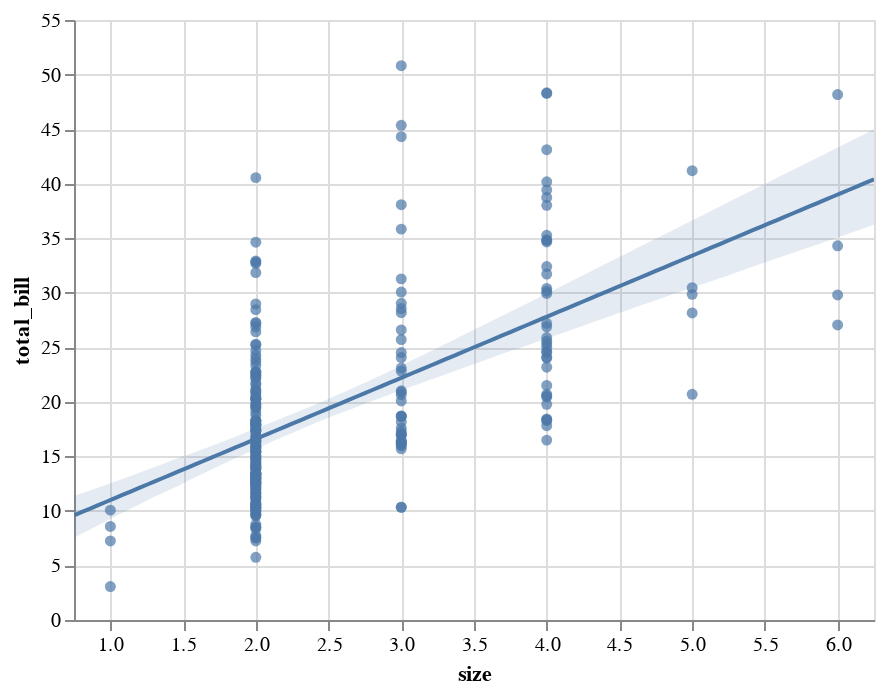

The code cell stored with this chart in its notebook:
### Code cell
display(salt.regplot(x="size", y="total_bill", data=tips))
ax = sns.regplot(x="size", y="total_bill", data=tips, x_jitter=.1)

### Figure 1 — Vega-Lite specification as saved in the notebook (floating-point values rounded to 4 significant figures; data arrays with more than 128 entries replaced by an {"elided": "..."} marker saying what was removed)
{"$schema": "https://vega.github.io/schema/vega-lite/v2.4.1.json", "config": {"view": {"height": 300, "width": 400}}, "layer": [{"data": {"values": {"elided": "244 records"}}, "encoding": {"x": {"axis": {"title": "size"}, "field": "size", "scale": {"domain": [0.75, 6.25], "nice": false}, "type": "quantitative"}, "y": {"axis": {"title": "total_bill"}, "field": "total_bill", "type": "quantitative"}}, "mark": {"clip": true, "type": "circle"}}, {"data": {"values": [{"x": 0.75, "y": 9.595}, {"x": 0.8056, "y": 9.906}, {"x": 0.8611, "y": 10.22}, {"x": 0.9167, "y": 10.53}, {"x": 0.9722, "y": 10.84}, {"x": 1.028, "y": 11.15}, {"x": 1.083, "y": 11.46}, {"x": 1.139, "y": 11.77}, {"x": 1.194, "y": 12.08}, {"x": 1.25, "y": 12.4}, {"x": 1.306, "y": 12.71}, {"x": 1.361, "y": 13.02}, {"x": 1.417, "y": 13.33}, {"x": 1.472, "y": 13.64}, {"x": 1.528, "y": 13.95}, {"x": 1.583, "y": 14.26}, {"x": 1.639, "y": 14.57}, {"x": 1.694, "y": 14.88}, {"x": 1.75, "y": 15.2}, {"x": 1.806, "y": 15.51}, {"x": 1.861, "y": 15.82}, {"x": 1.917, "y": 16.13}, {"x": 1.972, "y": 16.44}, {"x": 2.028, "y": 16.75}, {"x": 2.083, "y": 17.06}, {"x": 2.139, "y": 17.37}, {"x": 2.194, "y": 17.68}, {"x": 2.25, "y": 18.0}, {"x": 2.306, "y": 18.31}, {"x": 2.361, "y": 18.62}, {"x": 2.417, "y": 18.93}, {"x": 2.472, "y": 19.24}, {"x": 2.528, "y": 19.55}, {"x": 2.583, "y": 19.86}, {"x": 2.639, "y": 20.17}, {"x": 2.694, "y": 20.48}, {"x": 2.75, "y": 20.8}, {"x": 2.806, "y": 21.11}, {"x": 2.861, "y": 21.42}, {"x": 2.917, "y": 21.73}, {"x": 2.972, "y": 22.04}, {"x": 3.028, "y": 22.35}, {"x": 3.083, "y": 22.66}, {"x": 3.139, "y": 22.97}, {"x": 3.194, "y": 23.28}, {"x": 3.25, "y": 23.6}, {"x": 3.306, "y": 23.91}, {"x": 3.361, "y": 24.22}, {"x": 3.417, "y": 24.53}, {"x": 3.472, "y": 24.84}, {"x": 3.528, "y": 25.15}, {"x": 3.583, "y": 25.46}, {"x": 3.639, "y": 25.77}, {"x": 3.694, "y": 26.09}, {"x": 3.75, "y": 26.4}, {"x": 3.806, "y": 26.71}, {"x": 3.861, "y": 27.02}, {"x": 3.917, "y": 27.33}, {"x": 3.972, "y": 27.64}, {"x": 4.028, "y": 27.95}, {"x": 4.083, "y": 28.26}, {"x": 4.139, "y": 28.57}, {"x": 4.194, "y": 28.89}, {"x": 4.25, "y": 29.2}, {"x": 4.306, "y": 29.51}, {"x": 4.361, "y": 29.82}, {"x": 4.417, "y": 30.13}, {"x": 4.472, "y": 30.44}, {"x": 4.528, "y": 30.75}, {"x": 4.583, "y": 31.06}, {"x": 4.639, "y": 31.37}, {"x": 4.694, "y": 31.69}, {"x": 4.75, "y": 32.0}, {"x": 4.806, "y": 32.31}, {"x": 4.861, "y": 32.62}, {"x": 4.917, "y": 32.93}, {"x": 4.972, "y": 33.24}, {"x": 5.028, "y": 33.55}, {"x": 5.083, "y": 33.86}, {"x": 5.139, "y": 34.17}, {"x": 5.194, "y": 34.49}, {"x": 5.25, "y": 34.8}, {"x": 5.306, "y": 35.11}, {"x": 5.361, "y": 35.42}, {"x": 5.417, "y": 35.73}, {"x": 5.472, "y": 36.04}, {"x": 5.528, "y": 36.35}, {"x": 5.583, "y": 36.66}, {"x": 5.639, "y": 36.97}, {"x": 5.694, "y": 37.29}, {"x": 5.75, "y": 37.6}, {"x": 5.806, "y": 37.91}, {"x": 5.861, "y": 38.22}, {"x": 5.917, "y": 38.53}, {"x": 5.972, "y": 38.84}, {"x": 6.028, "y": 39.15}, {"x": 6.083, "y": 39.46}, {"x": 6.139, "y": 39.77}, {"x": 6.194, "y": 40.09}, {"x": 6.25, "y": 40.4}]}, "encoding": {"x": {"field": "x", "scale": {"domain": [0.75, 6.25], "nice": false}, "type": "quantitative"}, "y": {"field": "y", "type": "quantitative"}}, "mark": {"clip": true, "type": "line"}}, {"data": {"values": [{"x": 0.75, "y1": 7.532, "y2": 11.39}, {"x": 0.8056, "y1": 7.918, "y2": 11.62}, {"x": 0.8611, "y1": 8.302, "y2": 11.87}, {"x": 0.9167, "y1": 8.687, "y2": 12.14}, {"x": 0.9722, "y1": 9.071, "y2": 12.4}, {"x": 1.028, "y1": 9.456, "y2": 12.66}, {"x": 1.083, "y1": 9.842, "y2": 12.93}, {"x": 1.139, "y1": 10.2, "y2": 13.2}, {"x": 1.194, "y1": 10.56, "y2": 13.48}, {"x": 1.25, "y1": 10.94, "y2": 13.76}, {"x": 1.306, "y1": 11.32, "y2": 14.03}, {"x": 1.361, "y1": 11.65, "y2": 14.31}, {"x": 1.417, "y1": 11.99, "y2": 14.6}, {"x": 1.472, "y1": 12.34, "y2": 14.87}, {"x": 1.528, "y1": 12.72, "y2": 15.14}, {"x": 1.583, "y1": 13.09, "y2": 15.39}, {"x": 1.639, "y1": 13.43, "y2": 15.66}, {"x": 1.694, "y1": 13.79, "y2": 15.94}, {"x": 1.75, "y1": 14.14, "y2": 16.23}, {"x": 1.806, "y1": 14.49, "y2": 16.52}, {"x": 1.861, "y1": 14.84, "y2": 16.81}, {"x": 1.917, "y1": 15.18, "y2": 17.13}, {"x": 1.972, "y1": 15.52, "y2": 17.42}, {"x": 2.028, "y1": 15.85, "y2": 17.7}, {"x": 2.083, "y1": 16.18, "y2": 17.98}, {"x": 2.139, "y1": 16.53, "y2": 18.27}, {"x": 2.194, "y1": 16.84, "y2": 18.58}, {"x": 2.25, "y1": 17.14, "y2": 18.87}, {"x": 2.306, "y1": 17.46, "y2": 19.18}, {"x": 2.361, "y1": 17.79, "y2": 19.48}, {"x": 2.417, "y1": 18.1, "y2": 19.79}, {"x": 2.472, "y1": 18.4, "y2": 20.11}, {"x": 2.528, "y1": 18.69, "y2": 20.44}, {"x": 2.583, "y1": 18.97, "y2": 20.76}, {"x": 2.639, "y1": 19.25, "y2": 21.09}, {"x": 2.694, "y1": 19.54, "y2": 21.42}, {"x": 2.75, "y1": 19.82, "y2": 21.75}, {"x": 2.806, "y1": 20.1, "y2": 22.1}, {"x": 2.861, "y1": 20.38, "y2": 22.44}, {"x": 2.917, "y1": 20.65, "y2": 22.79}, {"x": 2.972, "y1": 20.94, "y2": 23.12}, {"x": 3.028, "y1": 21.21, "y2": 23.5}, {"x": 3.083, "y1": 21.47, "y2": 23.88}, {"x": 3.139, "y1": 21.73, "y2": 24.22}, {"x": 3.194, "y1": 22.0, "y2": 24.58}, {"x": 3.25, "y1": 22.25, "y2": 24.94}, {"x": 3.306, "y1": 22.52, "y2": 25.31}, {"x": 3.361, "y1": 22.78, "y2": 25.68}, {"x": 3.417, "y1": 23.05, "y2": 26.05}, {"x": 3.472, "y1": 23.32, "y2": 26.42}, {"x": 3.528, "y1": 23.59, "y2": 26.8}, {"x": 3.583, "y1": 23.85, "y2": 27.16}, {"x": 3.639, "y1": 24.13, "y2": 27.53}, {"x": 3.694, "y1": 24.4, "y2": 27.89}, {"x": 3.75, "y1": 24.65, "y2": 28.26}, {"x": 3.806, "y1": 24.89, "y2": 28.62}, {"x": 3.861, "y1": 25.15, "y2": 28.99}, {"x": 3.917, "y1": 25.41, "y2": 29.36}, {"x": 3.972, "y1": 25.68, "y2": 29.74}, {"x": 4.028, "y1": 25.94, "y2": 30.11}, {"x": 4.083, "y1": 26.2, "y2": 30.48}, {"x": 4.139, "y1": 26.45, "y2": 30.85}, {"x": 4.194, "y1": 26.71, "y2": 31.23}, {"x": 4.25, "y1": 26.98, "y2": 31.6}, {"x": 4.306, "y1": 27.24, "y2": 31.98}, {"x": 4.361, "y1": 27.5, "y2": 32.35}, {"x": 4.417, "y1": 27.76, "y2": 32.72}, {"x": 4.472, "y1": 28.02, "y2": 33.09}, {"x": 4.528, "y1": 28.28, "y2": 33.46}, {"x": 4.583, "y1": 28.54, "y2": 33.83}, {"x": 4.639, "y1": 28.8, "y2": 34.21}, {"x": 4.694, "y1": 29.06, "y2": 34.58}, {"x": 4.75, "y1": 29.31, "y2": 34.95}, {"x": 4.806, "y1": 29.57, "y2": 35.32}, {"x": 4.861, "y1": 29.83, "y2": 35.69}, {"x": 4.917, "y1": 30.08, "y2": 36.06}, {"x": 4.972, "y1": 30.34, "y2": 36.44}, {"x": 5.028, "y1": 30.6, "y2": 36.81}, {"x": 5.083, "y1": 30.84, "y2": 37.18}, {"x": 5.139, "y1": 31.09, "y2": 37.56}, {"x": 5.194, "y1": 31.35, "y2": 37.94}, {"x": 5.25, "y1": 31.61, "y2": 38.31}, {"x": 5.306, "y1": 31.86, "y2": 38.68}, {"x": 5.361, "y1": 32.12, "y2": 39.04}, {"x": 5.417, "y1": 32.39, "y2": 39.41}, {"x": 5.472, "y1": 32.65, "y2": 39.78}, {"x": 5.528, "y1": 32.9, "y2": 40.15}, {"x": 5.583, "y1": 33.16, "y2": 40.53}, {"x": 5.639, "y1": 33.41, "y2": 40.9}, {"x": 5.694, "y1": 33.66, "y2": 41.26}, {"x": 5.75, "y1": 33.92, "y2": 41.64}, {"x": 5.806, "y1": 34.17, "y2": 42.01}, {"x": 5.861, "y1": 34.42, "y2": 42.38}, {"x": 5.917, "y1": 34.67, "y2": 42.75}, {"x": 5.972, "y1": 34.93, "y2": 43.12}, {"x": 6.028, "y1": 35.19, "y2": 43.49}, {"x": 6.083, "y1": 35.45, "y2": 43.86}, {"x": 6.139, "y1": 35.71, "y2": 44.24}, {"x": 6.194, "y1": 35.97, "y2": 44.61}, {"x": 6.25, "y1": 36.23, "y2": 44.98}]}, "encoding": {"opacity": {"value": 0.15}, "x": {"field": "x", "scale": {"domain": [0.75, 6.25], "nice": false}, "type": "quantitative"}, "y": {"field": "y1", "type": "quantitative"}, "y2": {"field": "y2", "type": "quantitative"}}, "mark": {"clip": true, "type": "area"}}]}
